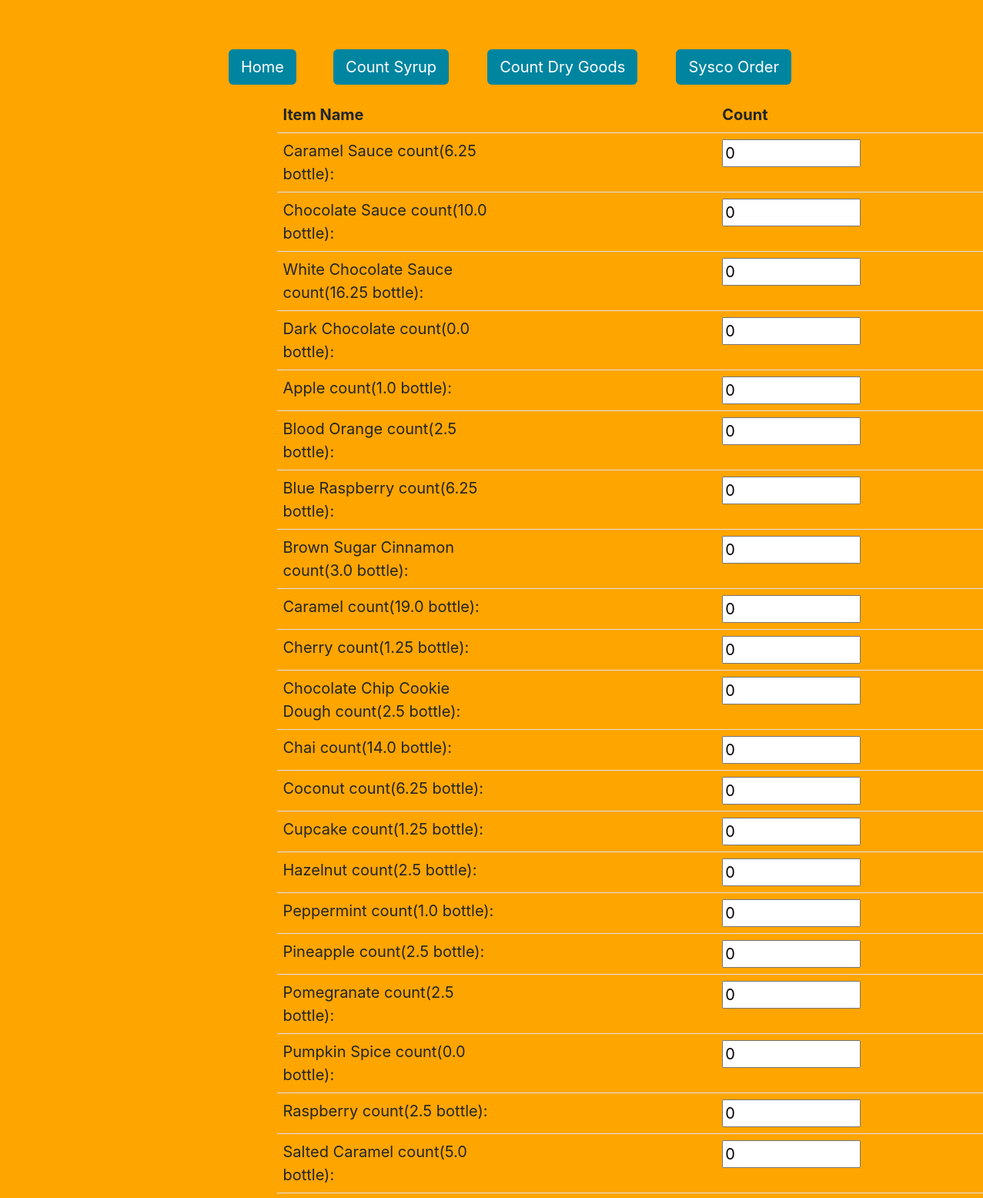
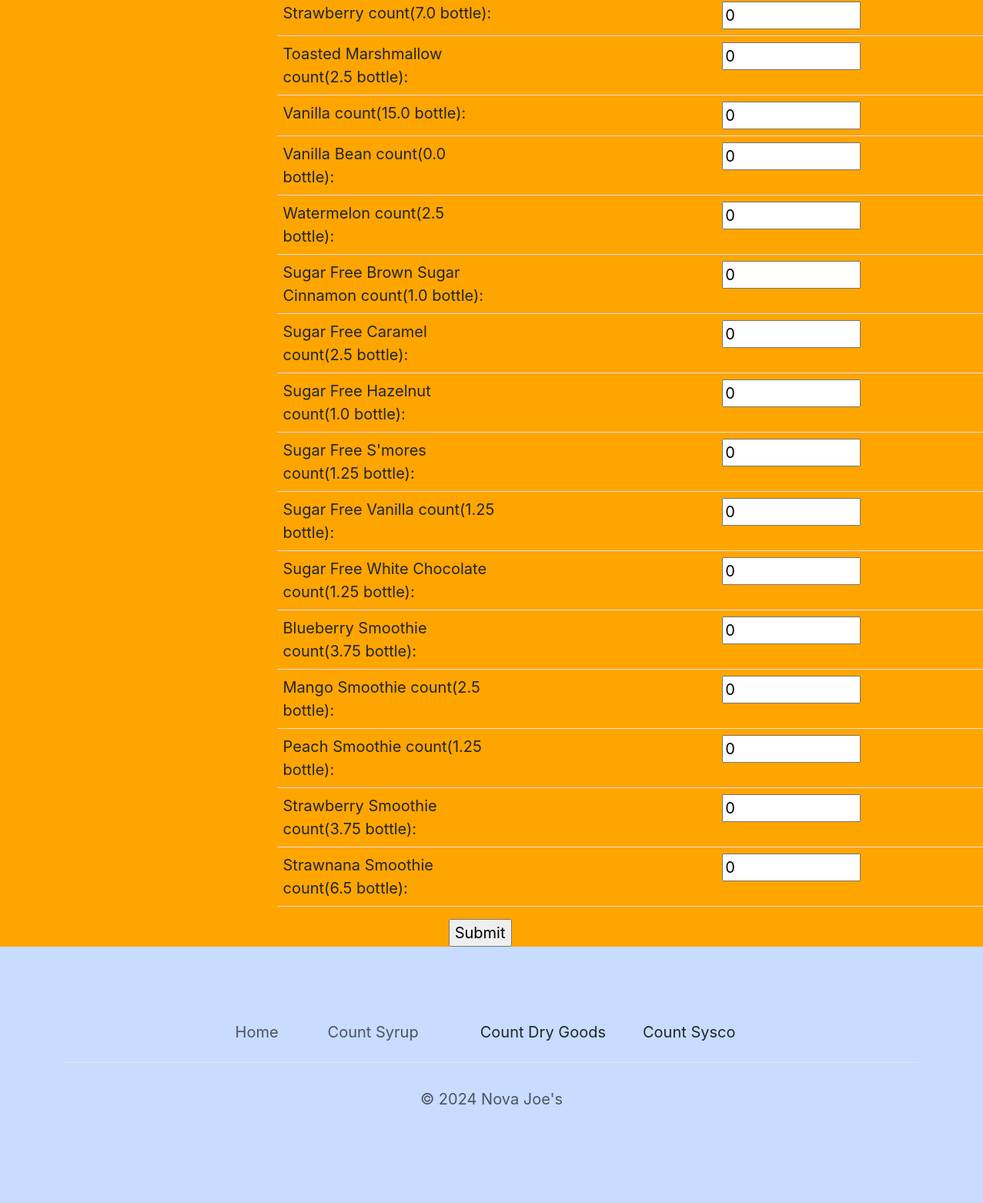
/syrup_count?GROUP=Flavor, run on an earlier commit of the app's database (2 pictures, top to bottom).
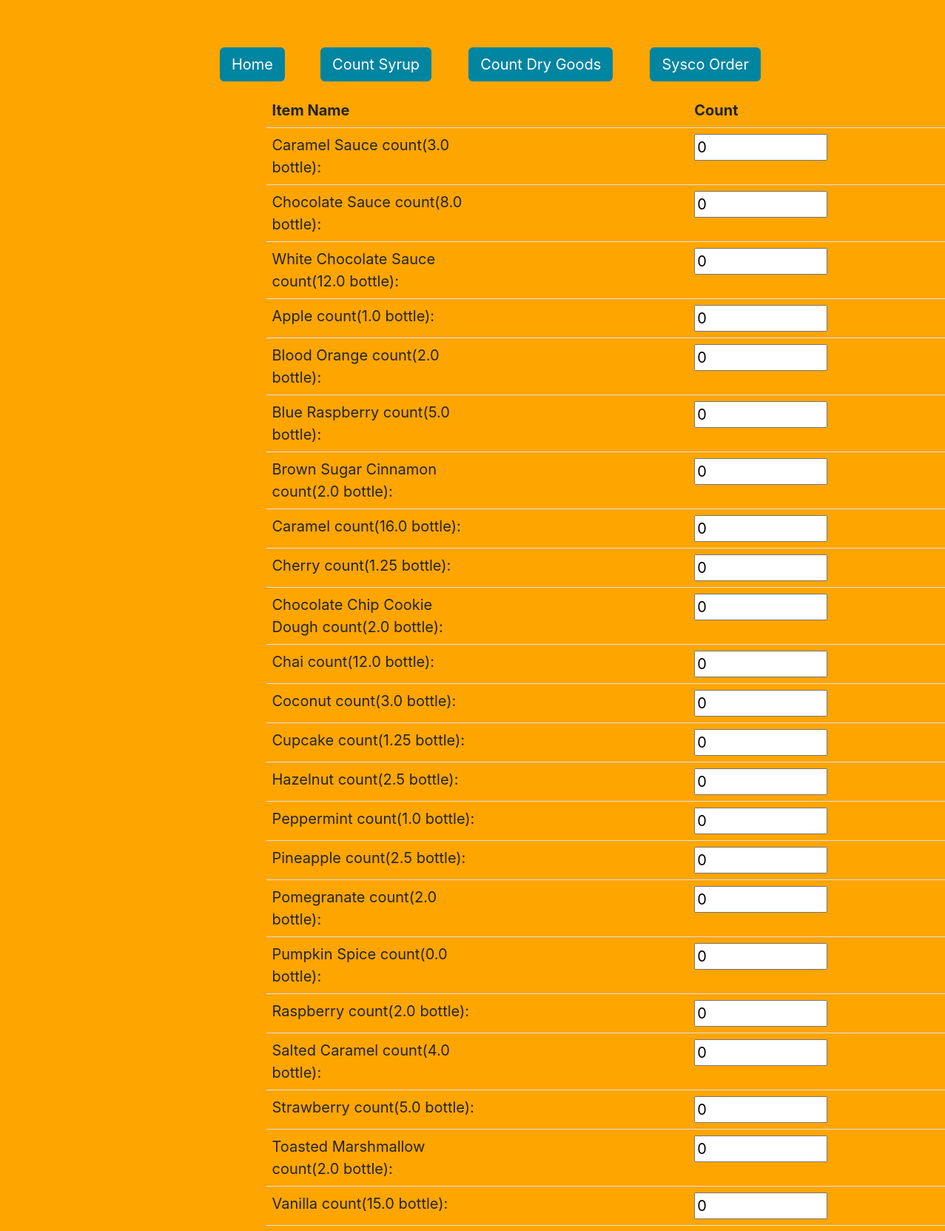
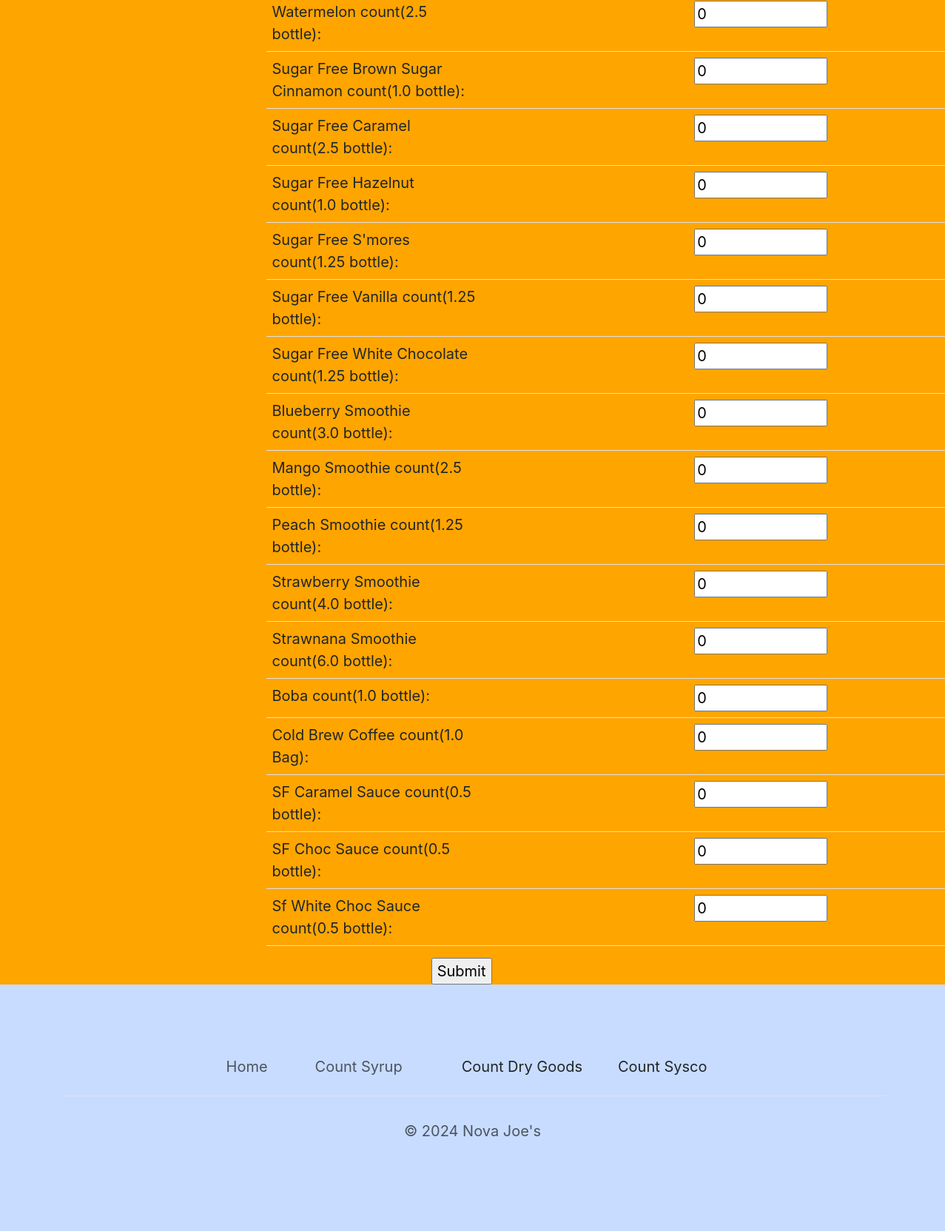
And on a later commit of the database (2 pictures, top to bottom).
### main.py (models this page shows)
class Item(db.Model):
    __tablename__ = "items"
    id: Mapped[int] = mapped_column(Integer, primary_key=True)
    name: Mapped[str] = mapped_column(String(250), unique=True, nullable=False)
    price: Mapped[float] = mapped_column(Float, nullable=True)
    average: Mapped[float] = mapped_column(Float, nullable=False)
    location: Mapped[str] = mapped_column(String(250), nullable=True)
    on_hand: Mapped[float] = mapped_column(Float, nullable=True)
    needed: Mapped[float] = mapped_column(Float, nullable=True)
    last_counted: Mapped[str] = mapped_column(String(250), nullable=True)
    unit: Mapped[str] = mapped_column(String(250), nullable=True)
    sort: Mapped[str] = mapped_column(String(250), nullable=True)
    group_id: Mapped[int] = mapped_column(Integer, db.ForeignKey("groups.id"))
    group = relationship("Group", back_populates="items")

### main.py (the view)
@app.route('/syrup_count')
def syrup_count():
    with app.app_context():
        group = db.session.execute(db.select(Group).where(Group.name == request.args['GROUP'])).scalar()
        return render_template('syrup_count.html', items=group.items, GROUP=request.args['GROUP'])

### templates/syrup_count.html
{% extends 'header.html' %}
{% block content %} <form action="{{url_for('process', GROUP = GROUP)}}", method = 'POST'>
<div class = container>
<table class="table" style = "max-width:75ch; position:relative; left:25%;">
    <thead>
    <tr>
        <th scope="col">Item Name</th>
        <th scope="col">Count</th>
    </tr>
    </thead>
    <tbody>
    {% for item in items %}
    <tr>
        <td><label class = col-6 for='{{item.name}}'>{{item.name}} count({{item.average}} {{item.unit}}):</label></td>
        <td><input class = col-6 type="text" id="{{item.name}}" name="{{item.name}}" value="0" required></td>
    </tr>
    {% endfor %}
    </tbody>
</table>    <input type="submit" value="Submit" style = "position:relative; left:45%">
</div>
    </form>
{% endblock %}

### templates/header.html (shortened to what this page needs)
<!DOCTYPE html>
<html lang="en">
<head>
            <link href="https://cdn.jsdelivr.net/npm/bootstrap@5.3.3/dist/css/bootstrap.min.css" rel="stylesheet">
    <link
            href="{{ url_for('static', filename='css/styles.css') }}"
            rel="stylesheet"
    />
</head>
<body style="background:orange">
<div class="container mx-auto mt-5">
    <header class="d-flex justify-content-center py-3">
        <ul class="nav nav-pills">
            <li class="nav-item mx-5"><a href="{{url_for('home')}}" class="nav-link active" aria-current="page">Home</a></li>
            <a href="{{url_for('syrup_count', GROUP = 'Flavor',)}}" class="nav-link active" style="margin-right: 50px;">Count Syrup</a>
            <li class="nav-item"><a href="{{url_for('syrup_count', GROUP = 'Dry')}}" class="nav-link active" style="margin-right: 50px;">Count Dry Goods</a></li>
            <li class="nav-item"><a href="{{url_for('syrup_count', GROUP = 'Sysco')}}" class="nav-link active">Sysco Order</a></li>
        </ul>
    </header>
</div>
{% block content %}
{% endblock %}
<footer style = "background:#C8DCFF">
    <div class="container">
        <footer class="py-3 my-4">
            <ul class="nav justify-content-center border-bottom pb-3 mb-3">
                <li class="nav-item"><a href="{{url_for('home')}}" class="nav-link px-2 text-body-secondary">Home</a></li>
                <li class="nav-item mx-5"><a href="{{url_for('syrup_count', GROUP = 'Flavor')}}" class="nav-link px-2 text-body-secondary">Count Syrup</a></li>
                <li class="nav-item ml-5"><a href="{{url_for('syrup_count', GROUP = 'Dry')}}" class="nav-link active mx-2">Count Dry Goods</a></li>
                <li class="nav-item ml-5"><a href="{{url_for('syrup_count', GROUP = 'Sysco')}}" class="nav-link active mx-2">Count Sysco</a></li>
            </ul>
            <p class="text-center text-body-secondary">© 2024 Nova Joe's</p>
        </footer>
    </div>
</footer>
</html>

What changed in the data, as far as the page shows it:
removed Item: name "Dark Chocolate", average "0.0", unit "bottle"
removed Item: name "Vanilla Bean", average "0.0", unit "bottle"
changed Item "Caramel Sauce": average "6.25" → "3.0"
changed Item "Chocolate Sauce": average "10.0" → "8.0"
changed Item "White Chocolate Sauce": average "16.25" → "12.0"
changed Item "Blood Orange": average "2.5" → "2.0"
changed Item "Blue Raspberry": average "6.25" → "5.0"
changed Item "Brown Sugar Cinnamon": average "3.0" → "2.0"
changed Item "Caramel": average "19.0" → "16.0"
changed Item "Chocolate Chip Cookie Dough": average "2.5" → "2.0"
changed Item "Chai": average "14.0" → "12.0"
changed Item "Coconut": average "6.25" → "3.0"
changed Item "Pomegranate": average "2.5" → "2.0"
changed Item "Raspberry": average "2.5" → "2.0"
changed Item "Salted Caramel": average "5.0" → "4.0"
changed Item "Strawberry": average "7.0" → "5.0"
changed Item "Toasted Marshmallow": average "2.5" → "2.0"
changed Item "Blueberry Smoothie": average "3.75" → "3.0"
changed Item "Strawberry Smoothie": average "3.75" → "4.0"
changed Item "Strawnana Smoothie": average "6.5" → "6.0"
added Item: name "Boba", average "1.0", unit "bottle"
added Item: name "Cold Brew Coffee", average "1.0", unit "Bag"
added Item: name "SF Caramel Sauce", average "0.5", unit "bottle"
added Item: name "SF Choc Sauce", average "0.5", unit "bottle"
added Item: name "Sf White Choc Sauce", average "0.5", unit "bottle"
